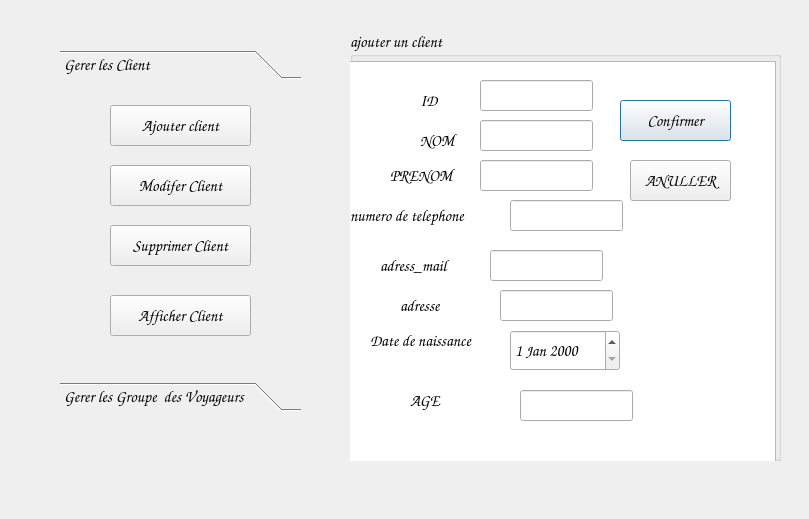
<?xml version="1.0" encoding="UTF-8"?>
<ui version="4.0">
 <class>Ajout</class>
 <widget class="QDialog" name="Ajout">
  <property name="geometry">
   <rect>
    <x>0</x>
    <y>0</y>
    <width>809</width>
    <height>519</height>
   </rect>
  </property>
  <property name="windowTitle">
   <string>Dialog</string>
  </property>
  <widget class="QGroupBox" name="groupBox">
   <property name="geometry">
    <rect>
     <x>350</x>
     <y>30</y>
     <width>431</width>
     <height>431</height>
    </rect>
   </property>
   <property name="font">
    <font>
     <family>Comic Sans MS</family>
     <pointsize>12</pointsize>
    </font>
   </property>
   <property name="title">
    <string>ajouter un client</string>
   </property>
   <widget class="QLineEdit" name="lineEdit_id">
    <property name="geometry">
     <rect>
      <x>130</x>
      <y>50</y>
      <width>113</width>
      <height>31</height>
     </rect>
    </property>
   </widget>
   <widget class="QLabel" name="label">
    <property name="geometry">
     <rect>
      <x>70</x>
      <y>60</y>
      <width>47</width>
      <height>21</height>
     </rect>
    </property>
    <property name="text">
     <string>&lt;html&gt;&lt;head/&gt;&lt;body&gt;&lt;p&gt;ID&lt;/p&gt;&lt;/body&gt;&lt;/html&gt;</string>
    </property>
   </widget>
   <widget class="QLineEdit" name="lineEdit_nom">
    <property name="geometry">
     <rect>
      <x>130</x>
      <y>90</y>
      <width>113</width>
      <height>31</height>
     </rect>
    </property>
   </widget>
   <widget class="QLabel" name="label_2">
    <property name="geometry">
     <rect>
      <x>70</x>
      <y>100</y>
      <width>47</width>
      <height>21</height>
     </rect>
    </property>
    <property name="text">
     <string>&lt;html&gt;&lt;head/&gt;&lt;body&gt;&lt;p&gt;NOM&lt;/p&gt;&lt;/body&gt;&lt;/html&gt;</string>
    </property>
   </widget>
   <widget class="QLineEdit" name="lineEdit_prenom">
    <property name="geometry">
     <rect>
      <x>130</x>
      <y>130</y>
      <width>113</width>
      <height>31</height>
     </rect>
    </property>
   </widget>
   <widget class="QLabel" name="label_3">
    <property name="geometry">
     <rect>
      <x>40</x>
      <y>130</y>
      <width>81</width>
      <height>31</height>
     </rect>
    </property>
    <property name="text">
     <string>&lt;html&gt;&lt;head/&gt;&lt;body&gt;&lt;p&gt;PRENOM&lt;/p&gt;&lt;/body&gt;&lt;/html&gt;</string>
    </property>
   </widget>
   <widget class="QLineEdit" name="lineEdit_mail">
    <property name="geometry">
     <rect>
      <x>140</x>
      <y>220</y>
      <width>113</width>
      <height>31</height>
     </rect>
    </property>
   </widget>
   <widget class="QLabel" name="label_4">
    <property name="geometry">
     <rect>
      <x>30</x>
      <y>220</y>
      <width>91</width>
      <height>31</height>
     </rect>
    </property>
    <property name="text">
     <string>&lt;html&gt;&lt;head/&gt;&lt;body&gt;&lt;p&gt;adress_mail&lt;/p&gt;&lt;/body&gt;&lt;/html&gt;</string>
    </property>
   </widget>
   <widget class="QLineEdit" name="lineEdit_adresse">
    <property name="geometry">
     <rect>
      <x>150</x>
      <y>260</y>
      <width>113</width>
      <height>31</height>
     </rect>
    </property>
   </widget>
   <widget class="QLabel" name="label_5">
    <property name="geometry">
     <rect>
      <x>50</x>
      <y>260</y>
      <width>71</width>
      <height>31</height>
     </rect>
    </property>
    <property name="text">
     <string>&lt;html&gt;&lt;head/&gt;&lt;body&gt;&lt;p&gt;adresse&lt;/p&gt;&lt;/body&gt;&lt;/html&gt;</string>
    </property>
   </widget>
   <widget class="QLabel" name="label_7">
    <property name="geometry">
     <rect>
      <x>20</x>
      <y>300</y>
      <width>141</width>
      <height>21</height>
     </rect>
    </property>
    <property name="text">
     <string>Date de naissance</string>
    </property>
   </widget>
   <widget class="QPushButton" name="pushButton">
    <property name="geometry">
     <rect>
      <x>270</x>
      <y>70</y>
      <width>111</width>
      <height>41</height>
     </rect>
    </property>
    <property name="font">
     <font>
      <family>Comic Sans MS</family>
      <pointsize>12</pointsize>
     </font>
    </property>
    <property name="text">
     <string>Confirmer</string>
    </property>
   </widget>
   <widget class="QPushButton" name="pushButton_2">
    <property name="geometry">
     <rect>
      <x>280</x>
      <y>130</y>
      <width>101</width>
      <height>41</height>
     </rect>
    </property>
    <property name="font">
     <font>
      <family>Comic Sans MS</family>
      <pointsize>12</pointsize>
     </font>
    </property>
    <property name="text">
     <string>ANULLER</string>
    </property>
   </widget>
   <widget class="QTextBrowser" name="textBrowser">
    <property name="geometry">
     <rect>
      <x>-15</x>
      <y>31</y>
      <width>441</width>
      <height>401</height>
     </rect>
    </property>
   </widget>
   <widget class="QLineEdit" name="lineEdit_tel">
    <property name="geometry">
     <rect>
      <x>160</x>
      <y>170</y>
      <width>113</width>
      <height>31</height>
     </rect>
    </property>
   </widget>
   <widget class="QLabel" name="label_6">
    <property name="geometry">
     <rect>
      <x>0</x>
      <y>170</y>
      <width>151</width>
      <height>31</height>
     </rect>
    </property>
    <property name="text">
     <string>&lt;html&gt;&lt;head/&gt;&lt;body&gt;&lt;p&gt;numero de telephone&lt;/p&gt;&lt;/body&gt;&lt;/html&gt;</string>
    </property>
   </widget>
   <widget class="QLabel" name="label_9">
    <property name="geometry">
     <rect>
      <x>60</x>
      <y>360</y>
      <width>81</width>
      <height>21</height>
     </rect>
    </property>
    <property name="text">
     <string>AGE</string>
    </property>
   </widget>
   <widget class="QLineEdit" name="lineEdit_age">
    <property name="geometry">
     <rect>
      <x>170</x>
      <y>360</y>
      <width>113</width>
      <height>31</height>
     </rect>
    </property>
    <property name="text">
     <string/>
    </property>
   </widget>
   <widget class="QDateEdit" name="dateEdit">
    <property name="geometry">
     <rect>
      <x>160</x>
      <y>300</y>
      <width>110</width>
      <height>41</height>
     </rect>
    </property>
   </widget>
   <zorder>textBrowser</zorder>
   <zorder>lineEdit_id</zorder>
   <zorder>label</zorder>
   <zorder>lineEdit_nom</zorder>
   <zorder>label_2</zorder>
   <zorder>lineEdit_prenom</zorder>
   <zorder>label_3</zorder>
   <zorder>lineEdit_mail</zorder>
   <zorder>label_4</zorder>
   <zorder>lineEdit_adresse</zorder>
   <zorder>label_5</zorder>
   <zorder>label_7</zorder>
   <zorder>pushButton</zorder>
   <zorder>pushButton_2</zorder>
   <zorder>lineEdit_tel</zorder>
   <zorder>label_6</zorder>
   <zorder>label_9</zorder>
   <zorder>lineEdit_age</zorder>
   <zorder>dateEdit</zorder>
  </widget>
  <widget class="QToolBox" name="toolBox">
   <property name="geometry">
    <rect>
     <x>60</x>
     <y>50</y>
     <width>241</width>
     <height>361</height>
    </rect>
   </property>
   <property name="font">
    <font>
     <family>Comic Sans MS</family>
     <pointsize>12</pointsize>
    </font>
   </property>
   <property name="currentIndex">
    <number>0</number>
   </property>
   <widget class="QWidget" name="client">
    <property name="geometry">
     <rect>
      <x>0</x>
      <y>0</y>
      <width>241</width>
      <height>287</height>
     </rect>
    </property>
    <attribute name="label">
     <string>Gerer les Client </string>
    </attribute>
    <widget class="QPushButton" name="pushButton_3">
     <property name="geometry">
      <rect>
       <x>50</x>
       <y>20</y>
       <width>141</width>
       <height>41</height>
      </rect>
     </property>
     <property name="text">
      <string>Ajouter client</string>
     </property>
    </widget>
    <widget class="QPushButton" name="pushButton_4">
     <property name="geometry">
      <rect>
       <x>50</x>
       <y>80</y>
       <width>141</width>
       <height>41</height>
      </rect>
     </property>
     <property name="text">
      <string>Modifer Client</string>
     </property>
    </widget>
    <widget class="QPushButton" name="pushButton_5">
     <property name="geometry">
      <rect>
       <x>50</x>
       <y>140</y>
       <width>141</width>
       <height>41</height>
      </rect>
     </property>
     <property name="text">
      <string>Supprimer Client</string>
     </property>
    </widget>
    <widget class="QPushButton" name="pushButton_6">
     <property name="geometry">
      <rect>
       <x>50</x>
       <y>210</y>
       <width>141</width>
       <height>41</height>
      </rect>
     </property>
     <property name="text">
      <string>Afficher Client</string>
     </property>
    </widget>
   </widget>
   <widget class="QWidget" name="groupedevoyageurs">
    <property name="geometry">
     <rect>
      <x>0</x>
      <y>0</y>
      <width>241</width>
      <height>287</height>
     </rect>
    </property>
    <attribute name="label">
     <string>Gerer les Groupe  des Voyageurs</string>
    </attribute>
    <widget class="QPushButton" name="pushButton_7">
     <property name="geometry">
      <rect>
       <x>40</x>
       <y>30</y>
       <width>141</width>
       <height>41</height>
      </rect>
     </property>
     <property name="text">
      <string>Ajouter Groupe</string>
     </property>
    </widget>
    <widget class="QPushButton" name="pushButton_8">
     <property name="geometry">
      <rect>
       <x>40</x>
       <y>90</y>
       <width>141</width>
       <height>41</height>
      </rect>
     </property>
     <property name="text">
      <string>Modifer Groupe</string>
     </property>
    </widget>
    <widget class="QPushButton" name="pushButton_9">
     <property name="geometry">
      <rect>
       <x>40</x>
       <y>150</y>
       <width>141</width>
       <height>41</height>
      </rect>
     </property>
     <property name="text">
      <string>Supprimer Groupe</string>
     </property>
    </widget>
    <widget class="QPushButton" name="pushButton_10">
     <property name="geometry">
      <rect>
       <x>40</x>
       <y>210</y>
       <width>141</width>
       <height>41</height>
      </rect>
     </property>
     <property name="text">
      <string>Afficher Groupe</string>
     </property>
    </widget>
   </widget>
  </widget>
  <widget class="QLabel" name="label_8">
   <property name="geometry">
    <rect>
     <x>6</x>
     <y>2</y>
     <width>811</width>
     <height>511</height>
    </rect>
   </property>
   <property name="text">
    <string/>
   </property>
   <property name="pixmap">
    <pixmap>../../Desktop/téléchargement (2).jpg</pixmap>
   </property>
  </widget>
  <zorder>label_8</zorder>
  <zorder>toolBox</zorder>
  <zorder>groupBox</zorder>
 </widget>
 <resources/>
 <connections>
  <connection>
   <sender>pushButton_2</sender>
   <signal>clicked()</signal>
   <receiver>Ajout</receiver>
   <slot>reject()</slot>
   <hints>
    <hint type="sourcelabel">
     <x>703</x>
     <y>180</y>
    </hint>
    <hint type="destinationlabel">
     <x>918</x>
     <y>305</y>
    </hint>
   </hints>
  </connection>
 </connections>
</ui>
